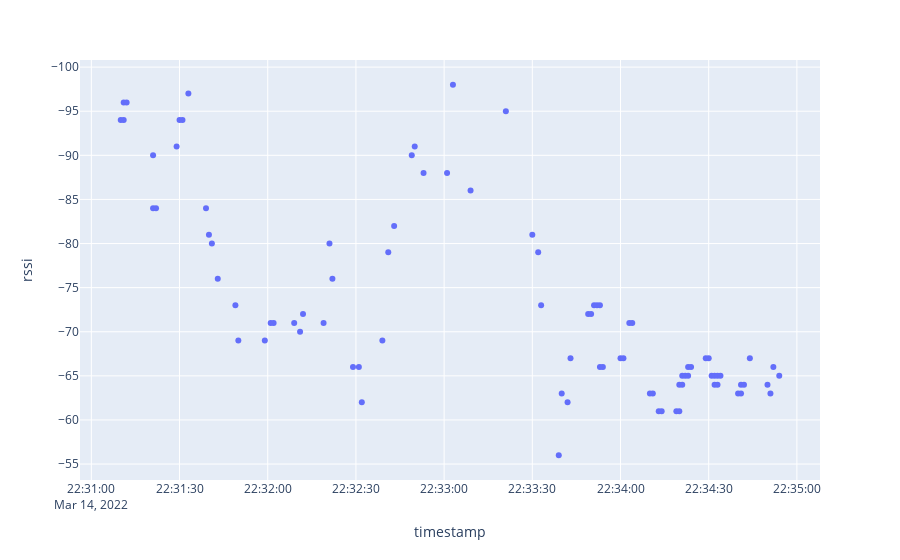

The cell this chart's notebook holds for it:
### Code cell
plot_bubbles(
    "SELECT * FROM LOG_LINES where timestamp between '2022-03-14 22:30:00' and '2022-03-14 22:35:00' GROUP BY timestamp, distance")
